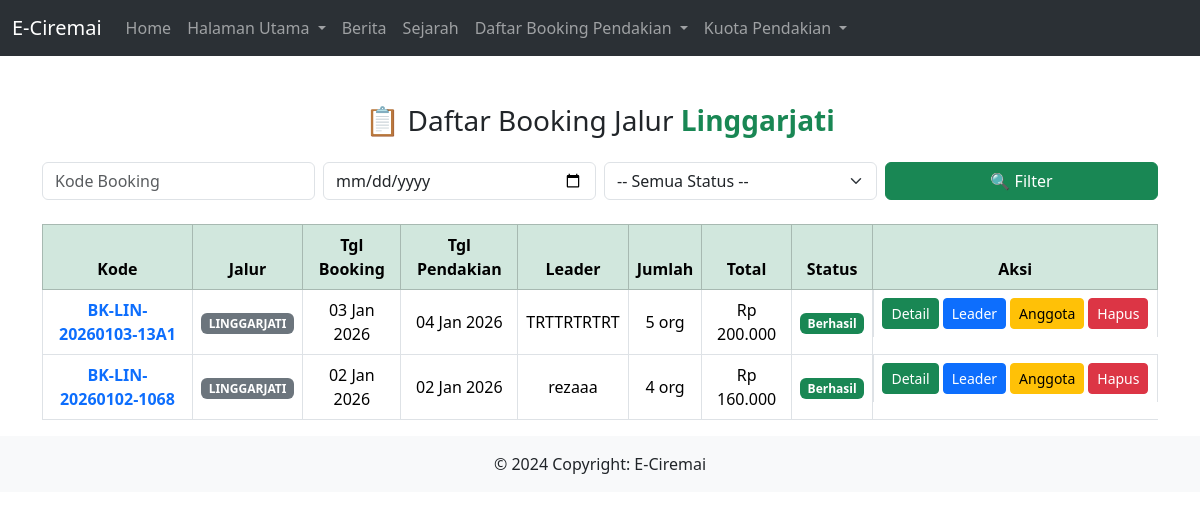
Page /Admin/booking_linggarjati.php on the committed database.
### tables this page shows
CREATE TABLE `booking_pendaki` (
  `id_booking` int(11) NOT NULL,
  `akun_id` int(100) DEFAULT NULL,
  `kode_booking` varchar(30) DEFAULT NULL,
  `id_kp` int(11) NOT NULL,
  `jalur` enum('apuy','sadarehe','linggarjati','palutungan') NOT NULL,
  `jumlah_pendaki` int(3) NOT NULL,
  `no_ktp` varchar(20) NOT NULL,
  `nama_lengkap` varchar(100) NOT NULL,
  `tgl_lahir` date NOT NULL,
  `jenis_kelamin` enum('L','P') NOT NULL,
  `berat_badan` int(3) NOT NULL,
  `tinggi_badan` int(3) NOT NULL,
  `email` varchar(100) NOT NULL,
  `no_telp` varchar(15) NOT NULL,
  `no_telp_keluarga` varchar(15) NOT NULL,
  `created_at` timestamp NOT NULL DEFAULT current_timestamp(),
  `status_pembayaran` enum('menunggu_pembayaran','menunggu_konfirmasi','berhasil','ditolak') DEFAULT 'menunggu_pembayaran',
  `bukti_pembayaran` varchar(255) DEFAULT NULL,
  `tanggal_booking` datetime DEFAULT current_timestamp(),
  `total_pembayaran` int(11) DEFAULT NULL
);

CREATE TABLE `kuota_pendakian` (
  `id_kp` int(11) NOT NULL,
  `tanggal` date NOT NULL,
  `apuy` int(11) DEFAULT 0,
  `palutungan` int(11) DEFAULT 0,
  `linggarjati` int(11) DEFAULT 0,
  `sadarehe` int(11) DEFAULT 0
);

### Admin/booking_linggarjati.php (the view, shortened to what this page needs)
<?php include_once("../Admin/header.php"); ?>
<?php
$kode   = $_GET['kode'] ?? '';
$tgl    = $_GET['tanggal'] ?? '';
$limit = 10;
$page  = isset($_GET['page']) ? (int)$_GET['page'] : 1;
$page  = max($page, 1);
$offset = ($page - 1) * $limit;
$where = "WHERE bp.jalur = 'linggarjati'";
$q = mysqli_query($koneksi, "
    SELECT
        bp.*,
        kp.tanggal AS tanggal_pendakian
    FROM booking_pendaki bp
    JOIN kuota_pendakian kp ON bp.id_kp = kp.id_kp
    $where
    ORDER BY bp.id_booking DESC
    LIMIT $limit OFFSET $offset
");
?>
<div class="container mt-5">
    <h3 class="mb-4 text-center">
        📋 Daftar Booking Jalur <span class="text-success fw-bold">Linggarjati</span>
    </h3>
    <form method="GET" class="row g-2 mb-4">
        <div class="col-md-3">
            <input type="text" name="kode" class="form-control"
                   placeholder="Kode Booking"
                   value="<?= htmlspecialchars($kode) ?>">
        </div>
        <div class="col-md-3">
            <input type="date" name="tanggal" class="form-control"
                   value="<?= htmlspecialchars($tgl) ?>">
        </div>
        <div class="col-md-3">
            <select name="status" class="form-select">
                <option value="">-- Semua Status --</option>
            </select>
        </div>
        <div class="col-md-3 d-grid">
            <button class="btn btn-success">🔍 Filter</button>
        </div>
    </form>
    <div class="table-responsive">
        <table class="table table-bordered table-hover align-middle text-center">
            <thead class="table-success">
                <tr>
                    <th>Kode</th>
                    <th>Jalur</th>
                    <th>Tgl Booking</th>
                    <th>Tgl Pendakian</th>
                    <th>Leader</th>
                    <th>Jumlah</th>
                    <th>Total</th>
                    <th>Status</th>
                    <th>Aksi</th>
                </tr>
            </thead>
            <tbody>
            <?php while ($d = mysqli_fetch_assoc($q)): ?>
                <tr>
                    <td class="fw-bold text-primary"><?= $d['kode_booking'] ?></td>
                    <td>
                        <span class="badge bg-secondary text-uppercase">
                            <?= $d['jalur'] ?>
                        </span>
                    </td>
                    <td><?= date('d M Y', strtotime($d['created_at'])) ?></td>
                    <td><?= date('d M Y', strtotime($d['tanggal_pendakian'])) ?></td>
                    <td><?= $d['nama_lengkap'] ?></td>
                    <td><?= $d['jumlah_pendaki'] ?> org</td>
                    <td>
                        Rp <?= number_format($d['total_pembayaran'], 0, ',', '.') ?>
                    </td>
                    <td>
                        <?php
                        if ($d['status_pembayaran'] == 'menunggu_pembayaran')
                            echo "<span class='badge bg-secondary'>Belum Bayar</span>";
                        elseif ($d['status_pembayaran'] == 'menunggu_konfirmasi')
                            echo "<span class='badge bg-warning'>Menunggu</span>";
                        elseif ($d['status_pembayaran'] == 'berhasil')
                            echo "<span class='badge bg-success'>Berhasil</span>";
                        else
                            echo "<span class='badge bg-danger'>Ditolak</span>";
                        ?>
                    </td>
                    <td class="d-flex justify-content-center gap-1">
                        <a href="detail_booking.php?kode=<?= $d['kode_booking'] ?>" class="btn btn-sm btn-success">Detail</a>
                        <a href="detail_leader.php?kode=<?= $d['kode_booking'] ?>" class="btn btn-sm btn-primary">Leader</a>
                        <a href="detail_anggota.php?kode=<?= $d['kode_booking'] ?>" class="btn btn-sm btn-warning">Anggota</a>
                        <a href="hapus_booking.php?kode=<?= $d['kode_booking'] ?>"
                           class="btn btn-sm btn-danger"
                           onclick="return confirm('Yakin hapus booking ini?')">
                           Hapus
                        </a>
                    </td>
                </tr>
            <?php endwhile; ?>
            </tbody>
        </table>
    </div>
</div>
<?php include_once("../Admin/footer.php"); ?>

### rows in the picture
booking_pendaki: kode_booking "BK-LIN-20260103-13A1", jalur "LINGGARJATI", created_at "03 Jan 2026", id_kp.tanggal "04 Jan 2026", nama_lengkap "TRTTRTRTRT", jumlah_pendaki "5", total_pembayaran "200.000", status_pembayaran "Berhasil"
booking_pendaki: kode_booking "BK-LIN-20260102-1068", jalur "LINGGARJATI", created_at "02 Jan 2026", id_kp.tanggal "02 Jan 2026", nama_lengkap "rezaaa", jumlah_pendaki "4", total_pembayaran "160.000", status_pembayaran "Berhasil"
